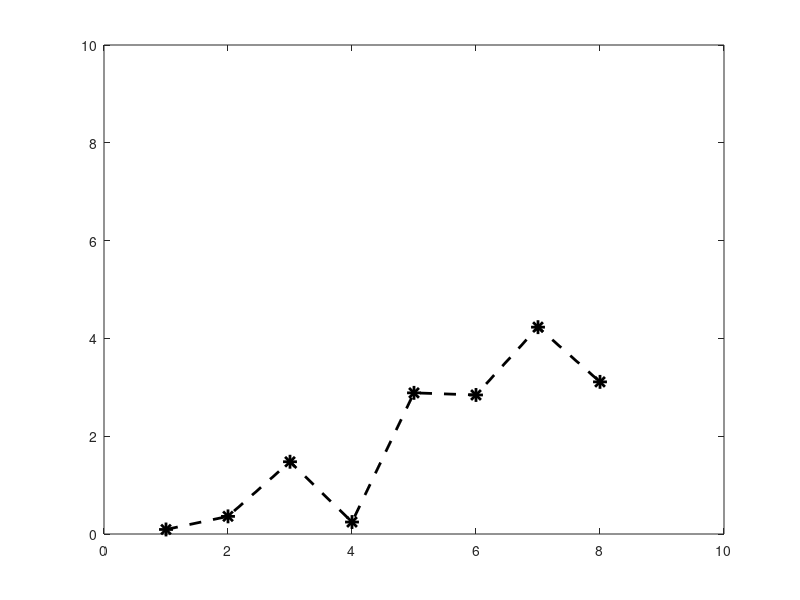

Write MATLAB code to recreate this figure.
clc

a = [5.85
5.86
5.81
5.74
5.7
5.47
5.29
5.05
4.34];
a = flip(a);

b = [5.22
5.29
5.17
5.11
4.94
4.8
4.59
4.37
3.31];
b = flip(b);

ratio = a./b;

ratio_ref = [1.2386 1.2020 1.1970 1.1599 1.1451 1.1190 1.1192 1.1093 1.1041];

hwR = (ratio - ratio_ref)/ratio_ref
hwR = 100*abs(hwR(2:end))
figure 
plot(hwR,'--k*','linewidth',2,'markersize',10)
axis([0 10 0 10])

% 
% figure
% % plot(a,'--r*','linewidth',2,'markersize',10)
% % hold on
% % plot(b,'--b*','linewidth',2,'markersize',10)
% % grid on
% plot(ratio_ref,'--r*','linewidth',2,'markersize',10)
% hold on
% plot(ratio,'--b*','linewidth',2,'markersize',10)
% grid on
